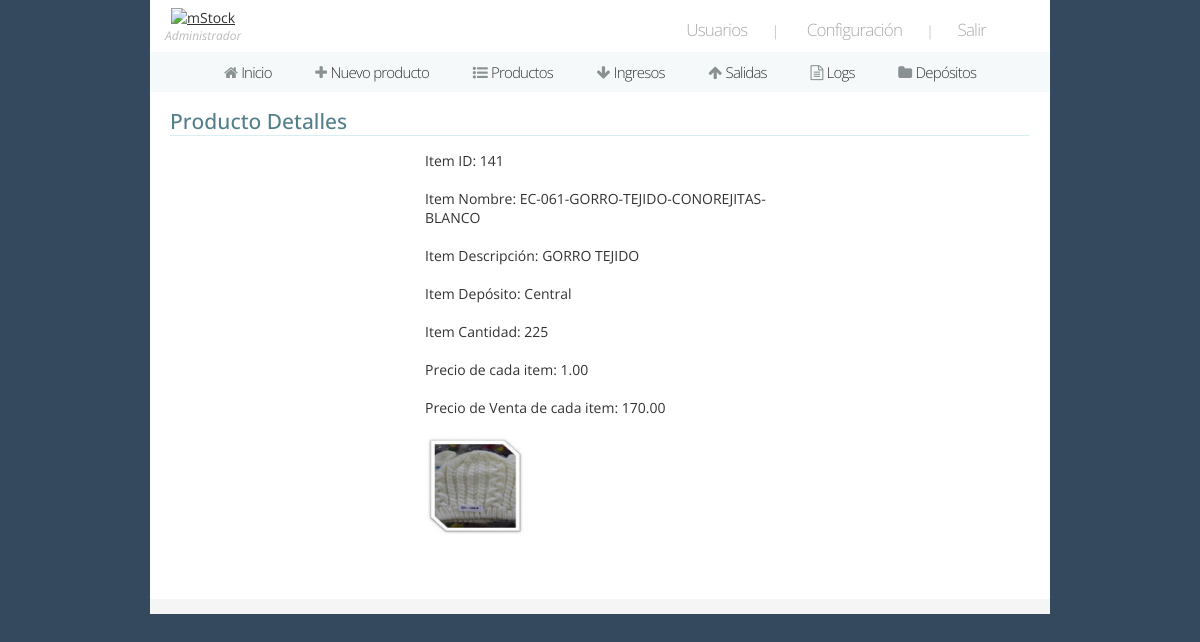
Screenshot of /producto_detalle/141 (signed in) with the database file from the repository.
### mystock/models.py (models this page shows, shortened)
class Rol(models.Model):
	name = models.CharField(max_length=20)

class Producto(models.Model):
	name = models.CharField(max_length = 200)
	descrp = models.CharField(max_length = 400)
	deposito = models.ForeignKey(Deposito, on_delete = models.CASCADE)
	qty = models.IntegerField()
	price = models.DecimalField(max_digits = 20, decimal_places = 2)
	price_venta = models.DecimalField(max_digits = 20, decimal_places = 2)
	date_add = models.DateField(auto_now = True)
	imagen = models.ImageField(upload_to = 'images/', null = True, verbose_name = '' )

class Deposito(models.Model):
	name = models.CharField(max_length=200)
	place = models.CharField(max_length=200)
	descrp = models.CharField(max_length=400)
	date_added = models.DateField(auto_now=True)
	def __str__(self):
		return(self.name)

### mystock/views.py (the view)
# urls.py: path('producto_detalle/<int:id>', producto_detalle, name = 'producto_detalle'),
@login_required
def producto_detalle(request, id):
	user = request.user
	usuario = Usuario.objects.get(id = user.id)
	if(usuario.role == 4):
		return(redirect('productos/'))
	producto = Producto.objects.get(pk = id)
	ctx = {'pagina':16,
		'datos':[usuario.role.id, usuario.role.name],
		'producto':producto}
	return(render(request, 'producto_detalle.html', ctx))

### mystock/templates/producto_detalle.html (shortened to what this page needs)
{% extends 'header.html' %}
{% load static %}
{% block cuerpo %}
<div class="wrapper-pad">
	<h2>Producto Detalles</h2>
		<div class="center">
			<div class="form">
				Item ID: {{ producto.id }} <br> <br>
				Item Nombre: {{ producto.name }} <br /><br />
				Item Descripción: {{ producto.descrp }} <br /><br />
				Item Depósito: {{ producto.deposito }} <br /><br />
				Item Cantidad: {{ producto.qty }} <br /><br />
				Precio de cada item: {{ producto.price }} <br /><br />
				Precio de Venta de cada item: {{ producto.price_venta }} <br /><br />
				<img src="{% get_media_prefix %}{{ producto.imagen }}" height='100' width='100' />
				<br /><br />
			</div>
		</div>
	</div>
	<div class="border" style="margin-bottom:30px;"></div>
</div>
{% endblock %}

### mystock/templates/header.html (shortened to what this page needs)
{% load static %}
<!DOCTYPE HTML>
<html>
	{% if pagina == 1%}
		<link type="text/css" rel="stylesheet" href="{% static 'media/css/home.css' %}" media="all" />
	{% else %}
		<link type="text/css" rel="stylesheet" href="{% static 'media/css/site.css' %}" media="all" />
		<link type="text/css" rel="stylesheet" href="{% static 'media/css/site-forms.css' %}" media="all" />
		<link type="text/css" rel="stylesheet" href="{% static 'media/css/site-responsive.css' %}" media="all" />
	{% endif %}
	<link href="https://maxcdn.bootstrapcdn.com/font-awesome/4.2.0/css/font-awesome.min.css" rel="stylesheet">
	<body>
		<div id="main-wrapper">
			<div id="header">
				<div class="left">
					<a href="https://google.com/" target='_blank'><img src="{% static 'mystock/logo3x.png' %}" width="150" height="50" alt="mStock" /></a>
					<div style="font-size:12px; font-style:italic;color:#bbb;">{{ datos.1 }}</div>
				</div>
				<div class="right">
					{% if datos.0 == 1 or datos.0 == 2 or datos.0 == 3 %}
						<a href="users.php" title="Users">Usuarios</a>|
					{% endif %}
					<a href="settings.php" title="Settings">Configuración</a>|
					<a href="{% url 'salir' %}" title="Logout">Salir</a>
				</div>
			</div>
			<div id="menu">
				<ul id="menuli">
					{% if datos.0 == 1 or datos.0 == 2 %}
						<li {% if pagina == 1 %} class="active" {% endif %}><a href="{% url 'home' %}" title="Home"><i class="fa fa-home"></i> Inicio</a></li>
					{% endif %}
					{% if datos.0 == 1 or datos.0 == 2 or datos.0 == 3 %}
						<li {% if pagina == 2 %} class="active" {% endif %}><a href="{% url 'producto_ab' 0 %}" title="New Producto"><i class="fa fa-plus"></i> Nuevo producto</a></li>
					{% endif %}
					<li {% if pagina == 3 %} class="active" {% endif %}><a href="{% url 'productos' 1 0 %}" title="Productos"><i class="fa fa-list-ul"></i> Productos</a></li>
					<li {% if pagina == 4 %} class="active" {% endif %}><a href="check-in.php" title="Check-In Producto"><i class="fa fa-arrow-down"></i> Ingresos</a></li>
					<li {% if pagina == 5 %} class="active" {% endif %}><a href="check-out.php" title="Check-Out Producto"><i class="fa fa-arrow-up"></i> Salidas</a></li>
					{% if datos.0 == 1 or datos.0e == 2 or datos.0 == 3 %}
						<li {% if pagina == 6 %} class="active" {% endif %}><a href="{% url 'logs' %}" title="Logs"><i class="fa fa-file-text-o"></i> Logs</a></li>
					{% endif %}
					<li {% if pagina == 7 %} class="active" {% endif %}><a href="{% url 'depositos' %}" title="Depósitos"><i class="fa fa-folder"></i> Depósitos</a></li>
				</ul>
			</div>
			{% block cuerpo %}
			{% endblock %}
	</body>
</html>

### mystock/static/media/css/site.css (style rules this page uses)
* { margin:0; padding:0; font-family:Open Sans; color:#333; outline:none; }
body, html { text-align:center; background-color:#34495e; width:100%; font-size:14px; }
.center { text-align:center; }
.border { width:100%; height:15px; background-color:#f6f5f5; }
h2 { display:inline-block; width:100%; text-align:left; border-bottom:1px solid #d8eef3; color:#527f8a; font-weight:500; margin:15px 0 5px 0; }
#main-wrapper { margin:0 auto; width:900px; background-color:#FFF; }
#main-wrapper .wrapper-pad { margin:0; padding:0 20px; }
#header .left { float:left; padding:8px 0 0 15px; }
#header .right { float:right; margin:18px 40px 0 0; color:#aaa; font-weight:300; }
#header .right a, #header .right a:active, #header .right a:visited { font-weight:300; font-size:17px; color:#aaa; text-decoration:none; letter-spacing:-0.8px; }
#header .right a { margin-right:24px; margin-left:24px; }
#header .right a:first-child { margin-right:24px; }
#header .right a:last-child { margin-left:20px; }
#menu { width:100%; margin-top:8px; background-color:#f5f9fa; }
#menu ul#menuli { list-style:none; }
#menu ul#menuli li { display:inline-block; margin:0; }
#menu ul#menuli li a { padding:10px 20px; display:inline-block; font-weight:300; font-size:15px; letter-spacing:-0.8px; text-decoration:none; color:#333; margin:0; }
#menu ul#menuli li a i { margin-right:1px; color:#899193; }

### mystock/static/media/css/site-forms.css (style rules this page uses)
#main-wrapper .form { margin:10px auto auto auto; width:350px; text-align:left; }

### rows the page displays
Rol: name "Administrador"
Producto: id "141", name "EC-061-GORRO-TEJIDO-CONOREJITAS-BLANCO", descrp "GORRO TEJIDO", deposito "Central", qty "225", price "1.00", price_venta "170.00", imagen (picture)
